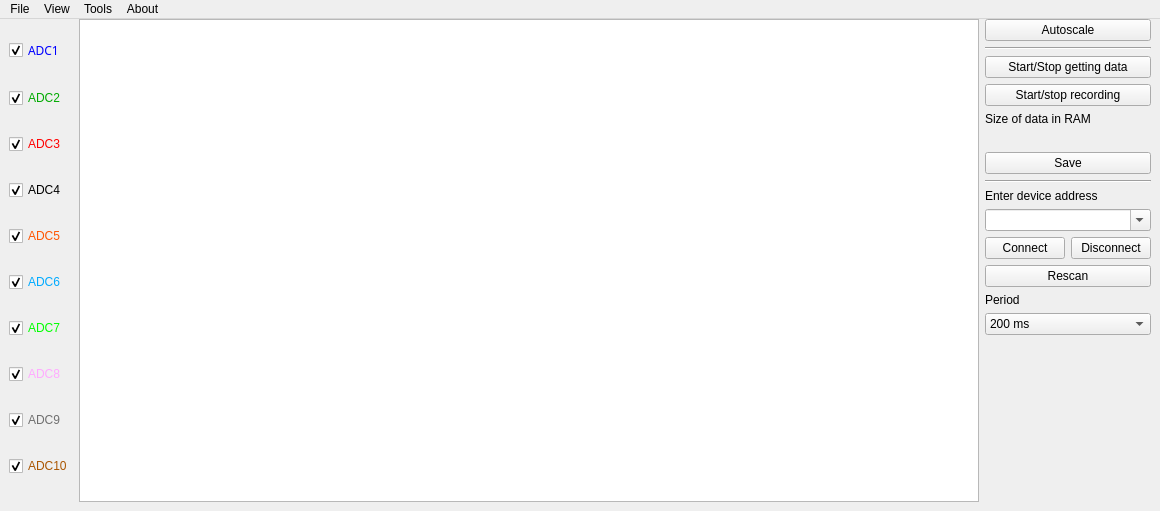
<?xml version="1.0" encoding="UTF-8"?>
<ui version="4.0">
 <class>MainWindow</class>
 <widget class="QMainWindow" name="MainWindow">
  <property name="geometry">
   <rect>
    <x>0</x>
    <y>0</y>
    <width>1160</width>
    <height>511</height>
   </rect>
  </property>
  <property name="windowTitle">
   <string>UALab</string>
  </property>
  <widget class="QWidget" name="centralwidget">
   <property name="sizePolicy">
    <sizepolicy hsizetype="Minimum" vsizetype="Minimum">
     <horstretch>0</horstretch>
     <verstretch>0</verstretch>
    </sizepolicy>
   </property>
   <property name="minimumSize">
    <size>
     <width>0</width>
     <height>0</height>
    </size>
   </property>
   <layout class="QHBoxLayout" name="horizontalLayout_2">
    <property name="topMargin">
     <number>0</number>
    </property>
    <item>
     <layout class="QHBoxLayout" name="horizontalLayout_4">
      <item>
       <layout class="QVBoxLayout" name="verticalLayout">
        <property name="sizeConstraint">
         <enum>QLayout::SetFixedSize</enum>
        </property>
        <property name="bottomMargin">
         <number>0</number>
        </property>
        <item>
         <widget class="QCheckBox" name="b_1_blue">
          <property name="palette">
           <palette>
            <active>
             <colorrole role="WindowText">
              <brush brushstyle="SolidPattern">
               <color alpha="255">
                <red>0</red>
                <green>0</green>
                <blue>255</blue>
               </color>
              </brush>
             </colorrole>
            </active>
            <inactive>
             <colorrole role="WindowText">
              <brush brushstyle="SolidPattern">
               <color alpha="255">
                <red>0</red>
                <green>0</green>
                <blue>255</blue>
               </color>
              </brush>
             </colorrole>
            </inactive>
            <disabled>
             <colorrole role="WindowText">
              <brush brushstyle="SolidPattern">
               <color alpha="255">
                <red>133</red>
                <green>133</green>
                <blue>133</blue>
               </color>
              </brush>
             </colorrole>
            </disabled>
           </palette>
          </property>
          <property name="font">
           <font>
            <family>Noto Sans</family>
           </font>
          </property>
          <property name="text">
           <string>ADC1</string>
          </property>
          <property name="checked">
           <bool>true</bool>
          </property>
         </widget>
        </item>
        <item>
         <widget class="QCheckBox" name="b_2_green">
          <property name="palette">
           <palette>
            <active>
             <colorrole role="WindowText">
              <brush brushstyle="SolidPattern">
               <color alpha="255">
                <red>0</red>
                <green>170</green>
                <blue>0</blue>
               </color>
              </brush>
             </colorrole>
            </active>
            <inactive>
             <colorrole role="WindowText">
              <brush brushstyle="SolidPattern">
               <color alpha="255">
                <red>0</red>
                <green>170</green>
                <blue>0</blue>
               </color>
              </brush>
             </colorrole>
            </inactive>
            <disabled>
             <colorrole role="WindowText">
              <brush brushstyle="SolidPattern">
               <color alpha="255">
                <red>133</red>
                <green>133</green>
                <blue>133</blue>
               </color>
              </brush>
             </colorrole>
            </disabled>
           </palette>
          </property>
          <property name="text">
           <string>ADC2</string>
          </property>
          <property name="checked">
           <bool>true</bool>
          </property>
         </widget>
        </item>
        <item>
         <widget class="QCheckBox" name="b_3_red">
          <property name="palette">
           <palette>
            <active>
             <colorrole role="WindowText">
              <brush brushstyle="SolidPattern">
               <color alpha="255">
                <red>255</red>
                <green>0</green>
                <blue>0</blue>
               </color>
              </brush>
             </colorrole>
            </active>
            <inactive>
             <colorrole role="WindowText">
              <brush brushstyle="SolidPattern">
               <color alpha="255">
                <red>255</red>
                <green>0</green>
                <blue>0</blue>
               </color>
              </brush>
             </colorrole>
            </inactive>
            <disabled>
             <colorrole role="WindowText">
              <brush brushstyle="SolidPattern">
               <color alpha="255">
                <red>133</red>
                <green>133</green>
                <blue>133</blue>
               </color>
              </brush>
             </colorrole>
            </disabled>
           </palette>
          </property>
          <property name="text">
           <string>ADC3</string>
          </property>
          <property name="checked">
           <bool>true</bool>
          </property>
         </widget>
        </item>
        <item>
         <widget class="QCheckBox" name="b_4_black">
          <property name="palette">
           <palette>
            <active>
             <colorrole role="WindowText">
              <brush brushstyle="SolidPattern">
               <color alpha="255">
                <red>0</red>
                <green>0</green>
                <blue>0</blue>
               </color>
              </brush>
             </colorrole>
            </active>
            <inactive>
             <colorrole role="WindowText">
              <brush brushstyle="SolidPattern">
               <color alpha="255">
                <red>0</red>
                <green>0</green>
                <blue>0</blue>
               </color>
              </brush>
             </colorrole>
            </inactive>
            <disabled>
             <colorrole role="WindowText">
              <brush brushstyle="SolidPattern">
               <color alpha="255">
                <red>133</red>
                <green>133</green>
                <blue>133</blue>
               </color>
              </brush>
             </colorrole>
            </disabled>
           </palette>
          </property>
          <property name="text">
           <string>ADC4</string>
          </property>
          <property name="checked">
           <bool>true</bool>
          </property>
         </widget>
        </item>
        <item>
         <widget class="QCheckBox" name="b_5_orange">
          <property name="palette">
           <palette>
            <active>
             <colorrole role="WindowText">
              <brush brushstyle="SolidPattern">
               <color alpha="255">
                <red>255</red>
                <green>85</green>
                <blue>0</blue>
               </color>
              </brush>
             </colorrole>
            </active>
            <inactive>
             <colorrole role="WindowText">
              <brush brushstyle="SolidPattern">
               <color alpha="255">
                <red>255</red>
                <green>85</green>
                <blue>0</blue>
               </color>
              </brush>
             </colorrole>
            </inactive>
            <disabled>
             <colorrole role="WindowText">
              <brush brushstyle="SolidPattern">
               <color alpha="255">
                <red>133</red>
                <green>133</green>
                <blue>133</blue>
               </color>
              </brush>
             </colorrole>
            </disabled>
           </palette>
          </property>
          <property name="text">
           <string>ADC5</string>
          </property>
          <property name="checked">
           <bool>true</bool>
          </property>
          <property name="tristate">
           <bool>false</bool>
          </property>
         </widget>
        </item>
        <item>
         <widget class="QCheckBox" name="b_6_blue_light">
          <property name="palette">
           <palette>
            <active>
             <colorrole role="WindowText">
              <brush brushstyle="SolidPattern">
               <color alpha="255">
                <red>0</red>
                <green>170</green>
                <blue>255</blue>
               </color>
              </brush>
             </colorrole>
            </active>
            <inactive>
             <colorrole role="WindowText">
              <brush brushstyle="SolidPattern">
               <color alpha="255">
                <red>0</red>
                <green>170</green>
                <blue>255</blue>
               </color>
              </brush>
             </colorrole>
            </inactive>
            <disabled>
             <colorrole role="WindowText">
              <brush brushstyle="SolidPattern">
               <color alpha="255">
                <red>133</red>
                <green>133</green>
                <blue>133</blue>
               </color>
              </brush>
             </colorrole>
            </disabled>
           </palette>
          </property>
          <property name="text">
           <string>ADC6</string>
          </property>
          <property name="checked">
           <bool>true</bool>
          </property>
         </widget>
        </item>
        <item>
         <widget class="QCheckBox" name="b_7_green_light">
          <property name="sizePolicy">
           <sizepolicy hsizetype="Minimum" vsizetype="Fixed">
            <horstretch>0</horstretch>
            <verstretch>0</verstretch>
           </sizepolicy>
          </property>
          <property name="palette">
           <palette>
            <active>
             <colorrole role="WindowText">
              <brush brushstyle="SolidPattern">
               <color alpha="255">
                <red>0</red>
                <green>255</green>
                <blue>0</blue>
               </color>
              </brush>
             </colorrole>
            </active>
            <inactive>
             <colorrole role="WindowText">
              <brush brushstyle="SolidPattern">
               <color alpha="255">
                <red>0</red>
                <green>255</green>
                <blue>0</blue>
               </color>
              </brush>
             </colorrole>
            </inactive>
            <disabled>
             <colorrole role="WindowText">
              <brush brushstyle="SolidPattern">
               <color alpha="255">
                <red>133</red>
                <green>133</green>
                <blue>133</blue>
               </color>
              </brush>
             </colorrole>
            </disabled>
           </palette>
          </property>
          <property name="text">
           <string>ADC7</string>
          </property>
          <property name="checked">
           <bool>true</bool>
          </property>
         </widget>
        </item>
        <item>
         <widget class="QCheckBox" name="b_8_pig">
          <property name="palette">
           <palette>
            <active>
             <colorrole role="WindowText">
              <brush brushstyle="SolidPattern">
               <color alpha="255">
                <red>255</red>
                <green>170</green>
                <blue>255</blue>
               </color>
              </brush>
             </colorrole>
            </active>
            <inactive>
             <colorrole role="WindowText">
              <brush brushstyle="SolidPattern">
               <color alpha="255">
                <red>255</red>
                <green>170</green>
                <blue>255</blue>
               </color>
              </brush>
             </colorrole>
            </inactive>
            <disabled>
             <colorrole role="WindowText">
              <brush brushstyle="SolidPattern">
               <color alpha="255">
                <red>133</red>
                <green>133</green>
                <blue>133</blue>
               </color>
              </brush>
             </colorrole>
            </disabled>
           </palette>
          </property>
          <property name="text">
           <string>ADC8</string>
          </property>
          <property name="checked">
           <bool>true</bool>
          </property>
         </widget>
        </item>
        <item>
         <widget class="QCheckBox" name="b_9_gray">
          <property name="palette">
           <palette>
            <active>
             <colorrole role="WindowText">
              <brush brushstyle="SolidPattern">
               <color alpha="255">
                <red>111</red>
                <green>111</green>
                <blue>111</blue>
               </color>
              </brush>
             </colorrole>
            </active>
            <inactive>
             <colorrole role="WindowText">
              <brush brushstyle="SolidPattern">
               <color alpha="255">
                <red>111</red>
                <green>111</green>
                <blue>111</blue>
               </color>
              </brush>
             </colorrole>
            </inactive>
            <disabled>
             <colorrole role="WindowText">
              <brush brushstyle="SolidPattern">
               <color alpha="255">
                <red>133</red>
                <green>133</green>
                <blue>133</blue>
               </color>
              </brush>
             </colorrole>
            </disabled>
           </palette>
          </property>
          <property name="text">
           <string>ADC9</string>
          </property>
          <property name="checked">
           <bool>true</bool>
          </property>
         </widget>
        </item>
        <item>
         <widget class="QCheckBox" name="b_10_brown">
          <property name="palette">
           <palette>
            <active>
             <colorrole role="WindowText">
              <brush brushstyle="SolidPattern">
               <color alpha="255">
                <red>170</red>
                <green>85</green>
                <blue>0</blue>
               </color>
              </brush>
             </colorrole>
            </active>
            <inactive>
             <colorrole role="WindowText">
              <brush brushstyle="SolidPattern">
               <color alpha="255">
                <red>170</red>
                <green>85</green>
                <blue>0</blue>
               </color>
              </brush>
             </colorrole>
            </inactive>
            <disabled>
             <colorrole role="WindowText">
              <brush brushstyle="SolidPattern">
               <color alpha="255">
                <red>133</red>
                <green>133</green>
                <blue>133</blue>
               </color>
              </brush>
             </colorrole>
            </disabled>
           </palette>
          </property>
          <property name="text">
           <string>ADC10</string>
          </property>
          <property name="checked">
           <bool>true</bool>
          </property>
         </widget>
        </item>
       </layout>
      </item>
      <item>
       <widget class="PlotWidget" name="graphWidget"/>
      </item>
      <item>
       <layout class="QVBoxLayout" name="verticalLayout_2">
        <property name="sizeConstraint">
         <enum>QLayout::SetDefaultConstraint</enum>
        </property>
        <item>
         <widget class="QPushButton" name="autoscale_button">
          <property name="text">
           <string>Autoscale</string>
          </property>
         </widget>
        </item>
        <item>
         <widget class="Line" name="line_2">
          <property name="orientation">
           <enum>Qt::Horizontal</enum>
          </property>
         </widget>
        </item>
        <item>
         <widget class="QPushButton" name="start_stop">
          <property name="sizePolicy">
           <sizepolicy hsizetype="Minimum" vsizetype="Minimum">
            <horstretch>0</horstretch>
            <verstretch>0</verstretch>
           </sizepolicy>
          </property>
          <property name="text">
           <string>Start/Stop getting data</string>
          </property>
         </widget>
        </item>
        <item>
         <widget class="QPushButton" name="start_stop_recording">
          <property name="text">
           <string>Start/stop recording</string>
          </property>
         </widget>
        </item>
        <item>
         <widget class="QLabel" name="size_of_data_txt">
          <property name="text">
           <string>Size of data in RAM</string>
          </property>
         </widget>
        </item>
        <item>
         <widget class="QLabel" name="size_of_data_out">
          <property name="text">
           <string/>
          </property>
         </widget>
        </item>
        <item>
         <widget class="QPushButton" name="save_button">
          <property name="text">
           <string>Save</string>
          </property>
         </widget>
        </item>
        <item>
         <widget class="Line" name="line">
          <property name="orientation">
           <enum>Qt::Horizontal</enum>
          </property>
         </widget>
        </item>
        <item>
         <widget class="QLabel" name="device_label">
          <property name="sizePolicy">
           <sizepolicy hsizetype="Minimum" vsizetype="Preferred">
            <horstretch>0</horstretch>
            <verstretch>0</verstretch>
           </sizepolicy>
          </property>
          <property name="text">
           <string>Enter device address</string>
          </property>
         </widget>
        </item>
        <item>
         <widget class="QComboBox" name="comboBox_ports">
          <property name="editable">
           <bool>true</bool>
          </property>
         </widget>
        </item>
        <item>
         <layout class="QHBoxLayout" name="horizontalLayout_3">
          <item>
           <widget class="QPushButton" name="connect_button">
            <property name="text">
             <string>Connect</string>
            </property>
           </widget>
          </item>
          <item>
           <widget class="QPushButton" name="disconnect_button">
            <property name="text">
             <string>Disconnect</string>
            </property>
           </widget>
          </item>
         </layout>
        </item>
        <item>
         <widget class="QPushButton" name="rescan_botton">
          <property name="text">
           <string>Rescan</string>
          </property>
         </widget>
        </item>
        <item>
         <widget class="QLabel" name="period">
          <property name="sizePolicy">
           <sizepolicy hsizetype="Minimum" vsizetype="Preferred">
            <horstretch>0</horstretch>
            <verstretch>0</verstretch>
           </sizepolicy>
          </property>
          <property name="text">
           <string>Period</string>
          </property>
         </widget>
        </item>
        <item>
         <widget class="QComboBox" name="comboBox_period_val">
          <property name="sizePolicy">
           <sizepolicy hsizetype="Minimum" vsizetype="Fixed">
            <horstretch>0</horstretch>
            <verstretch>0</verstretch>
           </sizepolicy>
          </property>
          <property name="inputMethodHints">
           <set>Qt::ImhLatinOnly</set>
          </property>
          <property name="editable">
           <bool>false</bool>
          </property>
          <property name="currentText">
           <string>200 ms</string>
          </property>
          <property name="currentIndex">
           <number>2</number>
          </property>
          <item>
           <property name="text">
            <string>50 ms</string>
           </property>
          </item>
          <item>
           <property name="text">
            <string>100 ms</string>
           </property>
          </item>
          <item>
           <property name="text">
            <string>200 ms</string>
           </property>
          </item>
          <item>
           <property name="text">
            <string>500 ms</string>
           </property>
          </item>
          <item>
           <property name="text">
            <string>1 s</string>
           </property>
          </item>
          <item>
           <property name="text">
            <string>5 s</string>
           </property>
          </item>
          <item>
           <property name="text">
            <string>10 s</string>
           </property>
          </item>
          <item>
           <property name="text">
            <string>1 m</string>
           </property>
          </item>
          <item>
           <property name="text">
            <string>5 m</string>
           </property>
          </item>
          <item>
           <property name="text">
            <string>10 m</string>
           </property>
          </item>
          <item>
           <property name="text">
            <string>30 m</string>
           </property>
          </item>
         </widget>
        </item>
        <item>
         <spacer name="verticalSpacer">
          <property name="orientation">
           <enum>Qt::Vertical</enum>
          </property>
          <property name="sizeHint" stdset="0">
           <size>
            <width>20</width>
            <height>40</height>
           </size>
          </property>
         </spacer>
        </item>
       </layout>
      </item>
     </layout>
    </item>
   </layout>
  </widget>
  <widget class="QMenuBar" name="menuBar">
   <property name="geometry">
    <rect>
     <x>0</x>
     <y>0</y>
     <width>1160</width>
     <height>29</height>
    </rect>
   </property>
   <widget class="QMenu" name="menuFILE">
    <property name="title">
     <string>File</string>
    </property>
    <addaction name="actionSave"/>
    <addaction name="separator"/>
    <addaction name="actionOut"/>
   </widget>
   <widget class="QMenu" name="menuTOOLS">
    <property name="title">
     <string>Tools</string>
    </property>
    <addaction name="actionConnect"/>
    <addaction name="actionDisconnect"/>
    <addaction name="actionStart_Stop_getting_data"/>
    <addaction name="actionStart_stop_recording"/>
    <addaction name="actionRescan"/>
   </widget>
   <widget class="QMenu" name="menuABOUT">
    <property name="title">
     <string>About</string>
    </property>
    <addaction name="actionThis_Application"/>
   </widget>
   <widget class="QMenu" name="menuVIEW">
    <property name="title">
     <string>View</string>
    </property>
    <widget class="QMenu" name="menuChannels_2">
     <property name="title">
      <string>Channels</string>
     </property>
     <addaction name="action1_Blue"/>
     <addaction name="action2_Green"/>
     <addaction name="action3_Red"/>
     <addaction name="action4_Black"/>
     <addaction name="action5_Orange"/>
     <addaction name="action6_Blue_Light"/>
     <addaction name="action7_Green_Light"/>
     <addaction name="action8_Pig"/>
     <addaction name="action9_Gray"/>
     <addaction name="action10_Brown"/>
    </widget>
    <addaction name="menuChannels_2"/>
   </widget>
   <addaction name="menuFILE"/>
   <addaction name="menuVIEW"/>
   <addaction name="menuTOOLS"/>
   <addaction name="menuABOUT"/>
  </widget>
  <action name="actionConnect">
   <property name="text">
    <string>Connect</string>
   </property>
   <property name="shortcut">
    <string>Ctrl+K</string>
   </property>
  </action>
  <action name="actionDisconnect">
   <property name="text">
    <string>Disconnect</string>
   </property>
   <property name="shortcut">
    <string>Ctrl+D</string>
   </property>
  </action>
  <action name="actionStart_Stop_getting_data">
   <property name="text">
    <string>Start/Stop getting data</string>
   </property>
  </action>
  <action name="actionStart_stop_recording">
   <property name="text">
    <string>Start/stop recording</string>
   </property>
   <property name="shortcut">
    <string>Space</string>
   </property>
  </action>
  <action name="actionSave">
   <property name="text">
    <string>Save ...</string>
   </property>
   <property name="shortcut">
    <string>Ctrl+S</string>
   </property>
  </action>
  <action name="actionOut">
   <property name="text">
    <string>Exit</string>
   </property>
   <property name="shortcut">
    <string>Ctrl+Q</string>
   </property>
  </action>
  <action name="actionThis_Application">
   <property name="text">
    <string>This Application</string>
   </property>
  </action>
  <action name="action1_Blue">
   <property name="checkable">
    <bool>true</bool>
   </property>
   <property name="checked">
    <bool>true</bool>
   </property>
   <property name="text">
    <string>ADC1</string>
   </property>
   <property name="shortcut">
    <string>Ctrl+1</string>
   </property>
  </action>
  <action name="action2_Green">
   <property name="checkable">
    <bool>true</bool>
   </property>
   <property name="checked">
    <bool>true</bool>
   </property>
   <property name="text">
    <string>ADC2</string>
   </property>
   <property name="shortcut">
    <string>Ctrl+2</string>
   </property>
  </action>
  <action name="action3_Red">
   <property name="checkable">
    <bool>true</bool>
   </property>
   <property name="checked">
    <bool>true</bool>
   </property>
   <property name="text">
    <string>ADC3</string>
   </property>
   <property name="shortcut">
    <string>Ctrl+3</string>
   </property>
  </action>
  <action name="action4_Black">
   <property name="checkable">
    <bool>true</bool>
   </property>
   <property name="checked">
    <bool>true</bool>
   </property>
   <property name="text">
    <string>ADC4</string>
   </property>
   <property name="shortcut">
    <string>Ctrl+4</string>
   </property>
  </action>
  <action name="action5_Orange">
   <property name="checkable">
    <bool>true</bool>
   </property>
   <property name="checked">
    <bool>true</bool>
   </property>
   <property name="text">
    <string>ADC5</string>
   </property>
   <property name="shortcut">
    <string>Ctrl+5</string>
   </property>
  </action>
  <action name="action6_Blue_Light">
   <property name="checkable">
    <bool>true</bool>
   </property>
   <property name="checked">
    <bool>true</bool>
   </property>
   <property name="text">
    <string>ADC6</string>
   </property>
   <property name="shortcut">
    <string>Ctrl+6</string>
   </property>
  </action>
  <action name="action7_Green_Light">
   <property name="checkable">
    <bool>true</bool>
   </property>
   <property name="checked">
    <bool>true</bool>
   </property>
   <property name="text">
    <string>ADC7</string>
   </property>
   <property name="shortcut">
    <string>Ctrl+7</string>
   </property>
  </action>
  <action name="action8_Pig">
   <property name="checkable">
    <bool>true</bool>
   </property>
   <property name="checked">
    <bool>true</bool>
   </property>
   <property name="text">
    <string>ADC8</string>
   </property>
   <property name="shortcut">
    <string>Ctrl+8</string>
   </property>
  </action>
  <action name="action9_Gray">
   <property name="checkable">
    <bool>true</bool>
   </property>
   <property name="checked">
    <bool>true</bool>
   </property>
   <property name="text">
    <string>ADC9</string>
   </property>
   <property name="shortcut">
    <string>Ctrl+9</string>
   </property>
  </action>
  <action name="action10_Brown">
   <property name="checkable">
    <bool>true</bool>
   </property>
   <property name="checked">
    <bool>true</bool>
   </property>
   <property name="text">
    <string>ADC10</string>
   </property>
   <property name="shortcut">
    <string>Ctrl+0</string>
   </property>
  </action>
  <action name="actionRescan">
   <property name="text">
    <string>Rescan</string>
   </property>
   <property name="shortcut">
    <string>Ctrl+R</string>
   </property>
  </action>
 </widget>
 <customwidgets>
  <customwidget>
   <class>PlotWidget</class>
   <extends>QGraphicsView</extends>
   <header>pyqtgraph</header>
  </customwidget>
 </customwidgets>
 <resources/>
 <connections>
  <connection>
   <sender>actionOut</sender>
   <signal>triggered()</signal>
   <receiver>MainWindow</receiver>
   <slot>close()</slot>
   <hints>
    <hint type="sourcelabel">
     <x>-1</x>
     <y>-1</y>
    </hint>
    <hint type="destinationlabel">
     <x>696</x>
     <y>347</y>
    </hint>
   </hints>
  </connection>
  <connection>
   <sender>action1_Blue</sender>
   <signal>triggered()</signal>
   <receiver>b_1_blue</receiver>
   <slot>toggle()</slot>
   <hints>
    <hint type="sourcelabel">
     <x>-1</x>
     <y>-1</y>
    </hint>
    <hint type="destinationlabel">
     <x>68</x>
     <y>657</y>
    </hint>
   </hints>
  </connection>
  <connection>
   <sender>action2_Green</sender>
   <signal>triggered()</signal>
   <receiver>b_2_green</receiver>
   <slot>toggle()</slot>
   <hints>
    <hint type="sourcelabel">
     <x>-1</x>
     <y>-1</y>
    </hint>
    <hint type="destinationlabel">
     <x>200</x>
     <y>657</y>
    </hint>
   </hints>
  </connection>
  <connection>
   <sender>action3_Red</sender>
   <signal>triggered()</signal>
   <receiver>b_3_red</receiver>
   <slot>toggle()</slot>
   <hints>
    <hint type="sourcelabel">
     <x>-1</x>
     <y>-1</y>
    </hint>
    <hint type="destinationlabel">
     <x>332</x>
     <y>657</y>
    </hint>
   </hints>
  </connection>
  <connection>
   <sender>action4_Black</sender>
   <signal>triggered()</signal>
   <receiver>b_4_black</receiver>
   <slot>toggle()</slot>
   <hints>
    <hint type="sourcelabel">
     <x>-1</x>
     <y>-1</y>
    </hint>
    <hint type="destinationlabel">
     <x>464</x>
     <y>657</y>
    </hint>
   </hints>
  </connection>
  <connection>
   <sender>action10_Brown</sender>
   <signal>triggered()</signal>
   <receiver>b_10_brown</receiver>
   <slot>toggle()</slot>
   <hints>
    <hint type="sourcelabel">
     <x>-1</x>
     <y>-1</y>
    </hint>
    <hint type="destinationlabel">
     <x>596</x>
     <y>696</y>
    </hint>
   </hints>
  </connection>
  <connection>
   <sender>action9_Gray</sender>
   <signal>triggered()</signal>
   <receiver>b_9_gray</receiver>
   <slot>toggle()</slot>
   <hints>
    <hint type="sourcelabel">
     <x>-1</x>
     <y>-1</y>
    </hint>
    <hint type="destinationlabel">
     <x>464</x>
     <y>696</y>
    </hint>
   </hints>
  </connection>
  <connection>
   <sender>action8_Pig</sender>
   <signal>triggered()</signal>
   <receiver>b_8_pig</receiver>
   <slot>toggle()</slot>
   <hints>
    <hint type="sourcelabel">
     <x>-1</x>
     <y>-1</y>
    </hint>
    <hint type="destinationlabel">
     <x>332</x>
     <y>696</y>
    </hint>
   </hints>
  </connection>
  <connection>
   <sender>action7_Green_Light</sender>
   <signal>triggered()</signal>
   <receiver>b_7_green_light</receiver>
   <slot>toggle()</slot>
   <hints>
    <hint type="sourcelabel">
     <x>-1</x>
     <y>-1</y>
    </hint>
    <hint type="destinationlabel">
     <x>200</x>
     <y>696</y>
    </hint>
   </hints>
  </connection>
  <connection>
   <sender>action6_Blue_Light</sender>
   <signal>triggered()</signal>
   <receiver>b_6_blue_light</receiver>
   <slot>toggle()</slot>
   <hints>
    <hint type="sourcelabel">
     <x>-1</x>
     <y>-1</y>
    </hint>
    <hint type="destinationlabel">
     <x>68</x>
     <y>696</y>
    </hint>
   </hints>
  </connection>
  <connection>
   <sender>action5_Orange</sender>
   <signal>triggered()</signal>
   <receiver>b_5_orange</receiver>
   <slot>toggle()</slot>
   <hints>
    <hint type="sourcelabel">
     <x>-1</x>
     <y>-1</y>
    </hint>
    <hint type="destinationlabel">
     <x>596</x>
     <y>657</y>
    </hint>
   </hints>
  </connection>
  <connection>
   <sender>actionSave</sender>
   <signal>triggered()</signal>
   <receiver>save_button</receiver>
   <slot>click()</slot>
   <hints>
    <hint type="sourcelabel">
     <x>-1</x>
     <y>-1</y>
    </hint>
    <hint type="destinationlabel">
     <x>905</x>
     <y>696</y>
    </hint>
   </hints>
  </connection>
  <connection>
   <sender>actionStart_Stop_getting_data</sender>
   <signal>triggered()</signal>
   <receiver>start_stop</receiver>
   <slot>click()</slot>
   <hints>
    <hint type="sourcelabel">
     <x>-1</x>
     <y>-1</y>
    </hint>
    <hint type="destinationlabel">
     <x>1414</x>
     <y>399</y>
    </hint>
   </hints>
  </connection>
  <connection>
   <sender>actionStart_stop_recording</sender>
   <signal>triggered()</signal>
   <receiver>start_stop_recording</receiver>
   <slot>click()</slot>
   <hints>
    <hint type="sourcelabel">
     <x>-1</x>
     <y>-1</y>
    </hint>
    <hint type="destinationlabel">
     <x>1414</x>
     <y>47</y>
    </hint>
   </hints>
  </connection>
  <connection>
   <sender>actionConnect</sender>
   <signal>triggered()</signal>
   <receiver>connect_button</receiver>
   <slot>click()</slot>
   <hints>
    <hint type="sourcelabel">
     <x>-1</x>
     <y>-1</y>
    </hint>
    <hint type="destinationlabel">
     <x>1330</x>
     <y>512</y>
    </hint>
   </hints>
  </connection>
  <connection>
   <sender>actionDisconnect</sender>
   <signal>triggered()</signal>
   <receiver>disconnect_button</receiver>
   <slot>click()</slot>
   <hints>
    <hint type="sourcelabel">
     <x>-1</x>
     <y>-1</y>
    </hint>
    <hint type="destinationlabel">
     <x>1420</x>
     <y>512</y>
    </hint>
   </hints>
  </connection>
  <connection>
   <sender>b_1_blue</sender>
   <signal>clicked()</signal>
   <receiver>action1_Blue</receiver>
   <slot>toggle()</slot>
   <hints>
    <hint type="sourcelabel">
     <x>40</x>
     <y>71</y>
    </hint>
    <hint type="destinationlabel">
     <x>-1</x>
     <y>-1</y>
    </hint>
   </hints>
  </connection>
  <connection>
   <sender>b_2_green</sender>
   <signal>clicked()</signal>
   <receiver>action2_Green</receiver>
   <slot>toggle()</slot>
   <hints>
    <hint type="sourcelabel">
     <x>40</x>
     <y>128</y>
    </hint>
    <hint type="destinationlabel">
     <x>-1</x>
     <y>-1</y>
    </hint>
   </hints>
  </connection>
  <connection>
   <sender>b_3_red</sender>
   <signal>clicked()</signal>
   <receiver>action3_Red</receiver>
   <slot>toggle()</slot>
   <hints>
    <hint type="sourcelabel">
     <x>40</x>
     <y>185</y>
    </hint>
    <hint type="destinationlabel">
     <x>-1</x>
     <y>-1</y>
    </hint>
   </hints>
  </connection>
  <connection>
   <sender>b_4_black</sender>
   <signal>clicked()</signal>
   <receiver>action4_Black</receiver>
   <slot>toggle()</slot>
   <hints>
    <hint type="sourcelabel">
     <x>40</x>
     <y>242</y>
    </hint>
    <hint type="destinationlabel">
     <x>-1</x>
     <y>-1</y>
    </hint>
   </hints>
  </connection>
  <connection>
   <sender>b_5_orange</sender>
   <signal>clicked()</signal>
   <receiver>action5_Orange</receiver>
   <slot>toggle()</slot>
   <hints>
    <hint type="sourcelabel">
     <x>40</x>
     <y>299</y>
    </hint>
    <hint type="destinationlabel">
     <x>-1</x>
     <y>-1</y>
    </hint>
   </hints>
  </connection>
  <connection>
   <sender>b_6_blue_light</sender>
   <signal>clicked()</signal>
   <receiver>action6_Blue_Light</receiver>
   <slot>toggle()</slot>
   <hints>
    <hint type="sourcelabel">
     <x>40</x>
     <y>356</y>
    </hint>
    <hint type="destinationlabel">
     <x>-1</x>
     <y>-1</y>
    </hint>
   </hints>
  </connection>
  <connection>
   <sender>b_7_green_light</sender>
   <signal>clicked()</signal>
   <receiver>action7_Green_Light</receiver>
   <slot>toggle()</slot>
   <hints>
    <hint type="sourcelabel">
     <x>40</x>
     <y>413</y>
    </hint>
    <hint type="destinationlabel">
     <x>-1</x>
     <y>-1</y>
    </hint>
   </hints>
  </connection>
  <connection>
   <sender>b_9_gray</sender>
   <signal>clicked()</signal>
   <receiver>action9_Gray</receiver>
   <slot>toggle()</slot>
   <hints>
    <hint type="sourcelabel">
     <x>40</x>
     <y>527</y>
    </hint>
    <hint type="destinationlabel">
     <x>-1</x>
     <y>-1</y>
    </hint>
   </hints>
  </connection>
  <connection>
   <sender>b_10_brown</sender>
   <signal>clicked()</signal>
   <receiver>action10_Brown</receiver>
   <slot>toggle()</slot>
   <hints>
    <hint type="sourcelabel">
     <x>40</x>
     <y>584</y>
    </hint>
    <hint type="destinationlabel">
     <x>-1</x>
     <y>-1</y>
    </hint>
   </hints>
  </connection>
  <connection>
   <sender>b_8_pig</sender>
   <signal>clicked()</signal>
   <receiver>action8_Pig</receiver>
   <slot>toggle()</slot>
   <hints>
    <hint type="sourcelabel">
     <x>40</x>
     <y>470</y>
    </hint>
    <hint type="destinationlabel">
     <x>-1</x>
     <y>-1</y>
    </hint>
   </hints>
  </connection>
  <connection>
   <sender>actionRescan</sender>
   <signal>triggered()</signal>
   <receiver>rescan_botton</receiver>
   <slot>click()</slot>
   <hints>
    <hint type="sourcelabel">
     <x>-1</x>
     <y>-1</y>
    </hint>
    <hint type="destinationlabel">
     <x>1375</x>
     <y>552</y>
    </hint>
   </hints>
  </connection>
 </connections>
</ui>
